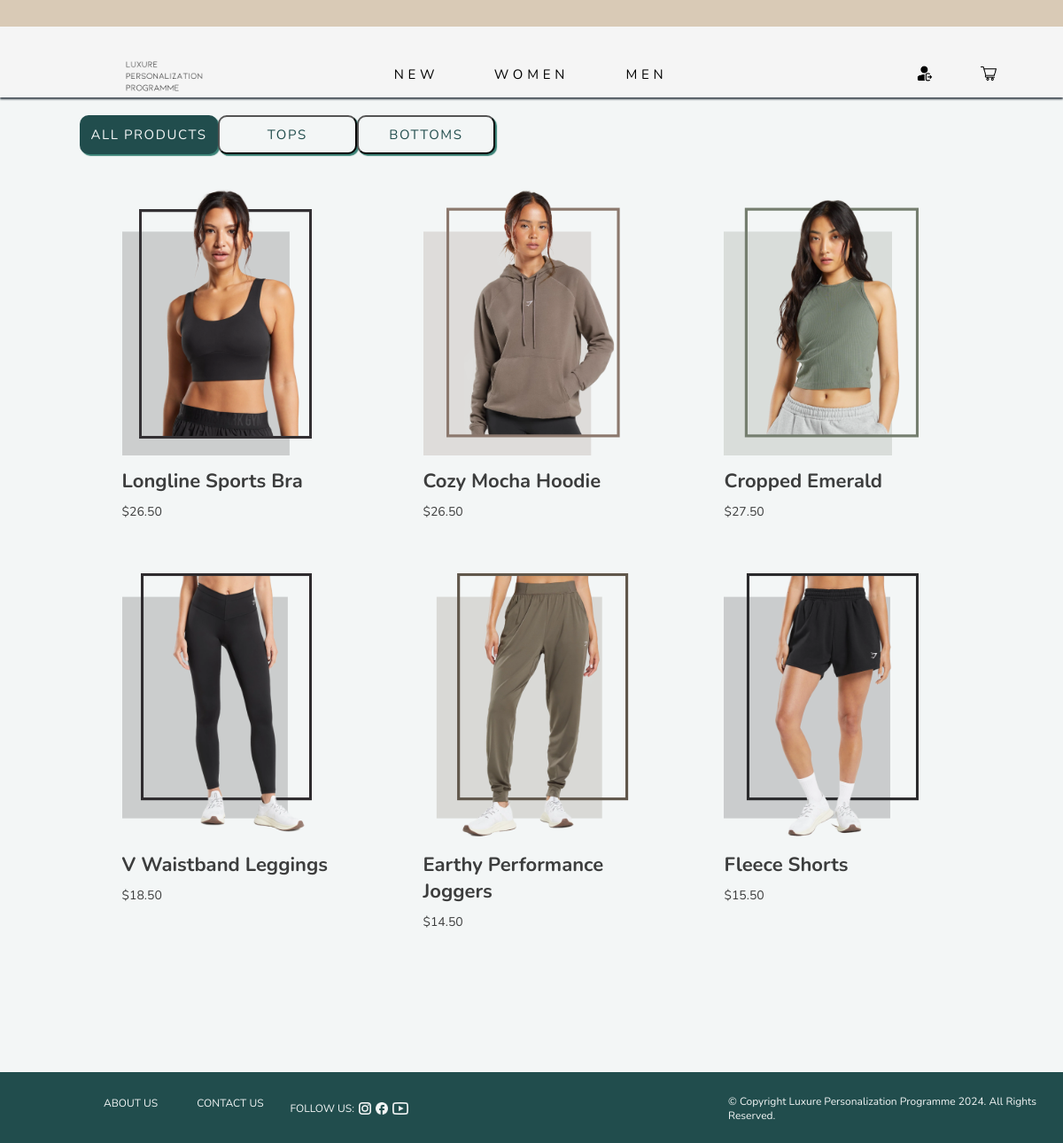
/women.php (signed in), run on the app's committed database.
### tables this page shows
CREATE TABLE products (
    product_id INT AUTO_INCREMENT PRIMARY KEY,
    img1 VARCHAR(40),
    img2 VARCHAR(40),
    img3 VARCHAR(40),
    img4 VARCHAR(40),
    product_name VARCHAR(100),
    description TEXT,
    gender VARCHAR(10),
    cat VARCHAR(10),
    price DECIMAL(10, 2),
    is_new BOOLEAN

);

### filter.php (the view, shortened to what this page needs)
<?php
       while ($row = $result->fetch_assoc()){
            $product_name = $row['product_name'];
            $img1 = $row['img1'];
            $price = $row['price'];
            $productid = $row['product_id'];
            echo'   <div class="shop-content">';
            echo'     <a href="product-info.php?id='. $productid. '">';
            echo'       <div class="shop-product">';
            echo'         <img src="images/products/' .$img1.'" height="300">';
            echo'         <h4>'. $product_name .'</h4>';
            echo'         <p>$'. $price .'</p>';
            echo'       </div>';
            echo'     </a>';
            echo'   </div>';
        }
    echo' </div>';
?>

### css/styles.css (style rules this page uses)
* { margin: 0; padding: 0; }
h4 { font-family: 'Nunito', Arial, sans-serif; font-size: 22px; color: #3c3d3d; }
p { font-family: 'Nunito', Arial, sans-serif; font-size: 14px; color: #3c3d3d; }
body { background-color: #f3f6f6; display: flex; flex-direction: column; }
.shop-content { padding: 10px 14% 50px 14%; }
.shop-content a { text-decoration: none; color: #353f48; }
.shop-product h4 { padding: 10px 0; }
::placeholder { color: #65300E; opacity: 0.7; }

### data on the page
products: img1 (picture), product_name "Longline Sports Bra", price "26.50"
products: img1 (picture), product_name "Cozy Mocha Hoodie", price "26.50"
products: img1 (picture), product_name "Cropped Emerald", price "27.50"
products: img1 (picture), product_name "V Waistband Leggings", price "18.50"
products: img1 (picture), product_name "Earthy Performance Joggers", price "14.50"
products: img1 (picture), product_name "Fleece Shorts", price "15.50"
